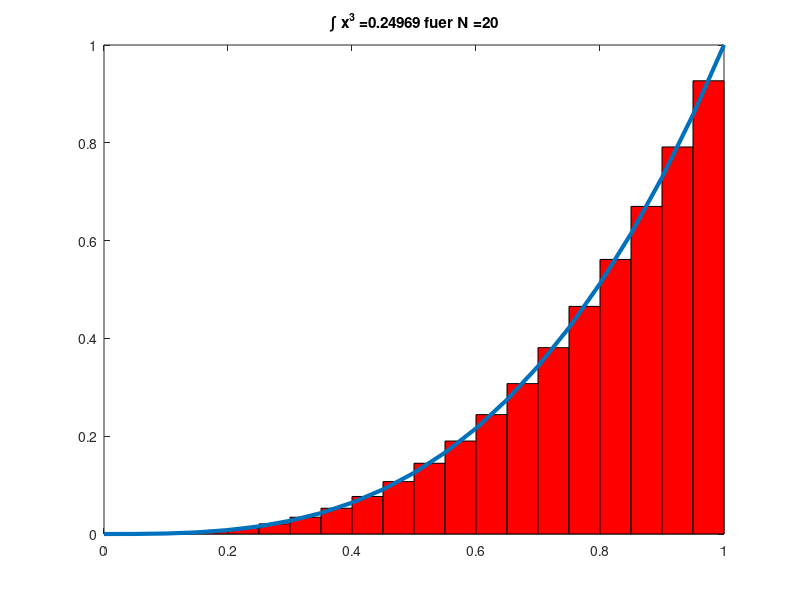

The MATLAB source for this figure:
function result=integral(varargin)
% berechnet approximativ ein Integral 
% ueber  (a,b) durch die Mittelpunktregel 
% Hilfe von N Punkten
%
% Eingabe: 0 Parameter:       (N=20, a=0, b=1)
%          1 Parameter: N     (a=0,b=1)
%          3 Parameter: N,a,b
N = 20;
a = 0;
b = 1; % Default-Einstellung
anzahl_parameter = nargin; % Anz. Input-argumente
if anzahl_parameter == 1 
    N=varargin{1};
end;
if anzahl_parameter == 3
    N=varargin{1};
    a=varargin{2};
    b=varargin{3};
end;
if anzahl_parameter ~= [0 1 3]
    error('Falsche Anzahl an Input-Argumenten');
end;
x = (a+(b-a)/(2*N)):(b-a)/N:(b-(b-a)/(2*N));
y = x.^3;
% Berechnung des Integrals
result = (b-a)*sum(y)*(1/N);

close all; % Plot
x1 = linspace(a,b,N+1);
y1 = x1.^3;
for i = 1:N
    fill([x1(i) x1(i)  x1(i+1) x1(i+1)], [0 y(i)  y(i) 0], 'r');
    hold on;
end;
plot(x1,y1,'LineWidth',3);
title(strcat('\int x^3 = ',num2str(result),' fuer N =', num2str(N))); 
